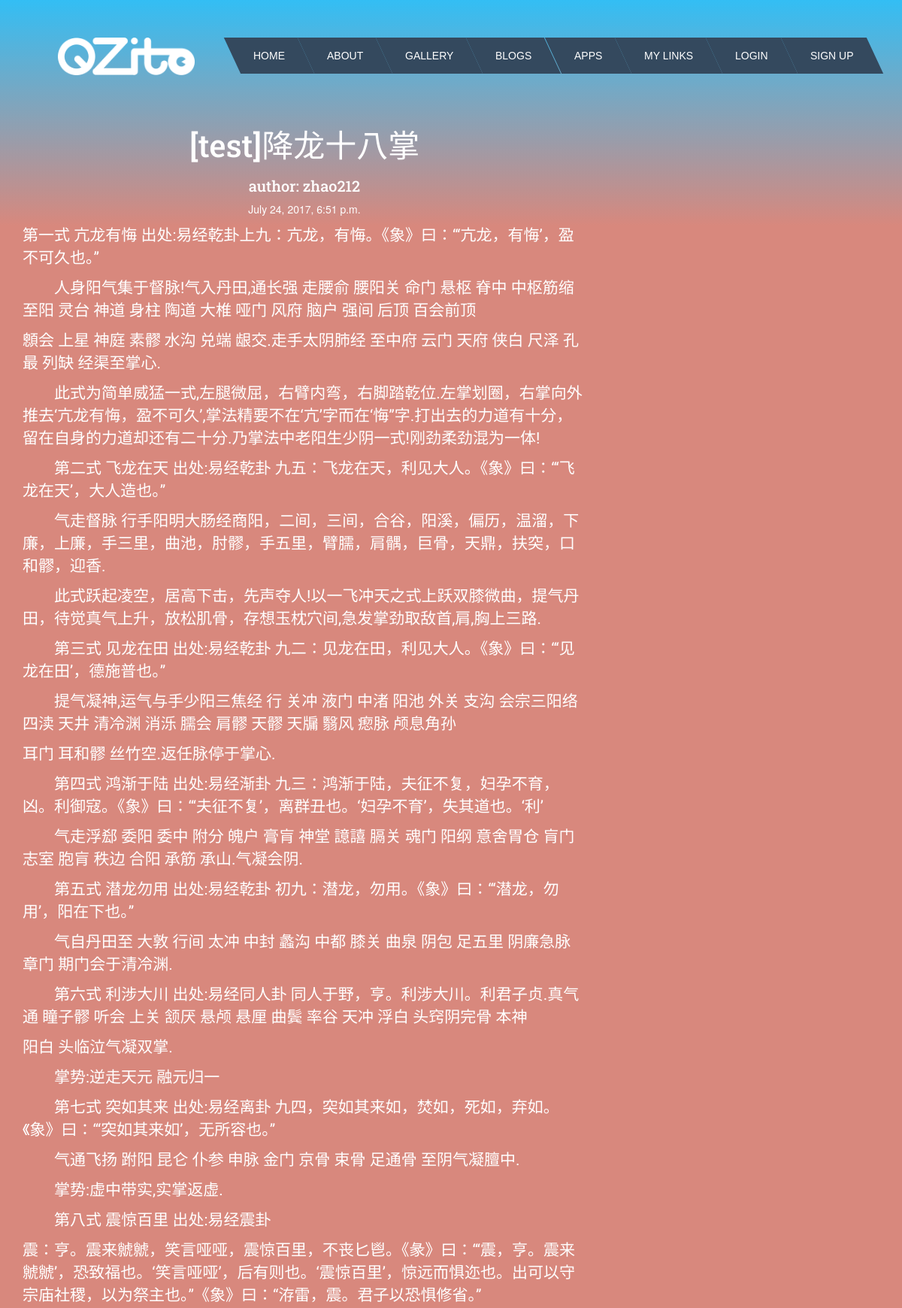
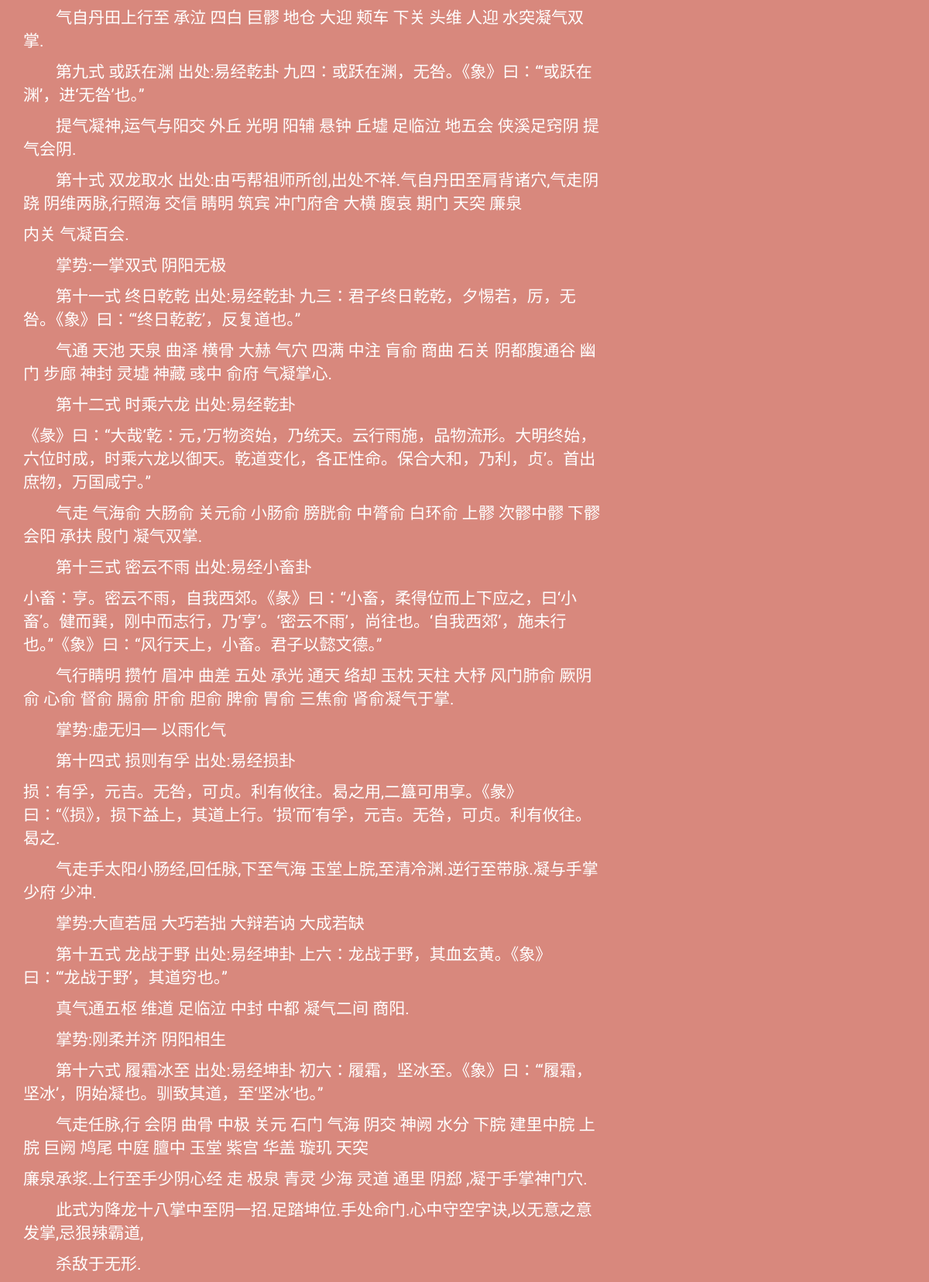
/blog/post/20 (upper part), run on the app's committed database (2 pictures, top to bottom).
### blog/models.py (models this page shows, shortened)
class Post(models.Model):
    author = models.ForeignKey('auth.User')
    title = models.CharField(max_length=200)
    text = models.TextField()
    created_date = models.DateTimeField(default = timezone.now)
    published_date = models.DateTimeField(blank=True, null = True)

### blog/views.py (the view)
# urls.py: url(r"post/(?P<pk>\d+)$",views.PostDetailView.as_view(),name='post_detail'),
class PostDetailView(DetailView):
    model = Post

### blog/templates/blog/post_detail.html (shortened to what this page needs)
{% extends 'base.html' %}
{% block content %}
        <h1 class='posttitle'>{{ post.title }}</h1>
        <h2 class='res3'>author: {{post.author}}</h2>
        {% if post.published_date %}
            <div class="date postdate" style="color:#ffffff">
                {{ post.published_date }}
            </div>
        {% else %}
            <a class="btn btn-default" href="{% url 'blog:post_publish' pk=post.pk %}">Publish</a>
        {% endif %}
      <div class="postcontent">
      <p>{{ post.text|safe|linebreaksbr }}</p>
  </div>
{% endblock %}

### blog/static/CSS/blog.css (style rules this page uses)
.res3 { font-family: 'Roboto Slab', serif; font-size: 20px; text-align: center; color: #ffffff; }
.postdate { text-align: center; }
.posttitle { font-family: 'Roboto Slab', serif; font-size: 3em; text-align: center; color: #ffffff; }
.postcontent { font-family: 'Gloria Hallelujah', cursive; font-size: 1.5em; color: #ffffff; }
* { box-sizing: border-box; }

### blog/static/CSS/blocknav.css (style rules this page uses)
html { height: 100%; }
body { margin: 0; padding: 0; height: 100%; background-color: #d8887d; background-image: -webkit-linear-gradient(top, #33bef4, transparent); background-image: -moz-linear-gradient(top, #33bef4, transparent); background-image: -o-linear-gradient(top, #33bef4, transparent); background-image: linear-gradient(to bottom, #33bef4, transparent); background-repeat:no-repeat; background-size:100% 300px; }

### data on the page
Post: title "[test]降龙十八掌", author "zhao212", published_date "July 24, 2017, 6:51 p.m.", text "第一式 亢龙有悔 出处:易经乾卦上九：亢龙，有悔。《象》曰：“‘亢龙，有悔’，盈不可久也。” 人身阳气集于督脉!气入丹田,通长强 走腰俞 腰阳关 命门 悬枢 脊中 中枢筋缩 至阳 灵台 神道 身柱 陶道 大椎 哑门 风府 脑户 强间 后顶 百会前顶 顖会 上星 神庭 素髎 水沟 兑端 龈交.走手太阴肺经 至中府 云门 天府 侠白 尺泽 孔最 列缺 经渠至掌心. 此式为简单威猛一式,左腿微屈，右臂内弯，右脚踏乾位.左掌划圈，右掌向外推去‘亢龙有悔，盈不可久’,掌法精要不在‘亢’字而在‘悔”字.打出去的力道有十分，留在自身的力道却还有二十分.乃掌法中老阳生少阴一式!刚劲柔劲混为一体! 第二式 飞龙在天 出处:易经乾卦 九五：飞龙在天，利见大人。《象》曰：“‘飞龙在天’，大人造也。” 气走督脉 行手阳明大肠经商阳，二间，三间，合谷，阳溪，偏历，温溜，下廉，上廉，手三里，曲池，肘髎，手五里，臂臑，肩髃，巨骨，天鼎，扶突，口和髎，迎香. 此式跃起凌空，居高下击，先声夺人!以一飞冲天之式上跃双膝微曲，提气丹田，待觉真气上升，放松肌骨，存想玉枕穴间,急发掌劲取敌首,肩,胸上三路. 第三式 见龙在田 出处:易经乾卦 九二：见龙在田，利见大人。《象》曰：“‘见龙在田’，德施普也。” 提气凝神,运气与手少阳三焦经 行 关冲 液门 中渚 阳池 外关 支沟 会宗三阳络 四渎 天井 清冷渊 消泺 臑会 肩髎 天髎 天牖 翳风 瘛脉 颅息角孙 耳门 耳和髎 丝竹空.返任脉停于掌心. 第四式 鸿渐于陆 出处:易经渐卦…"
